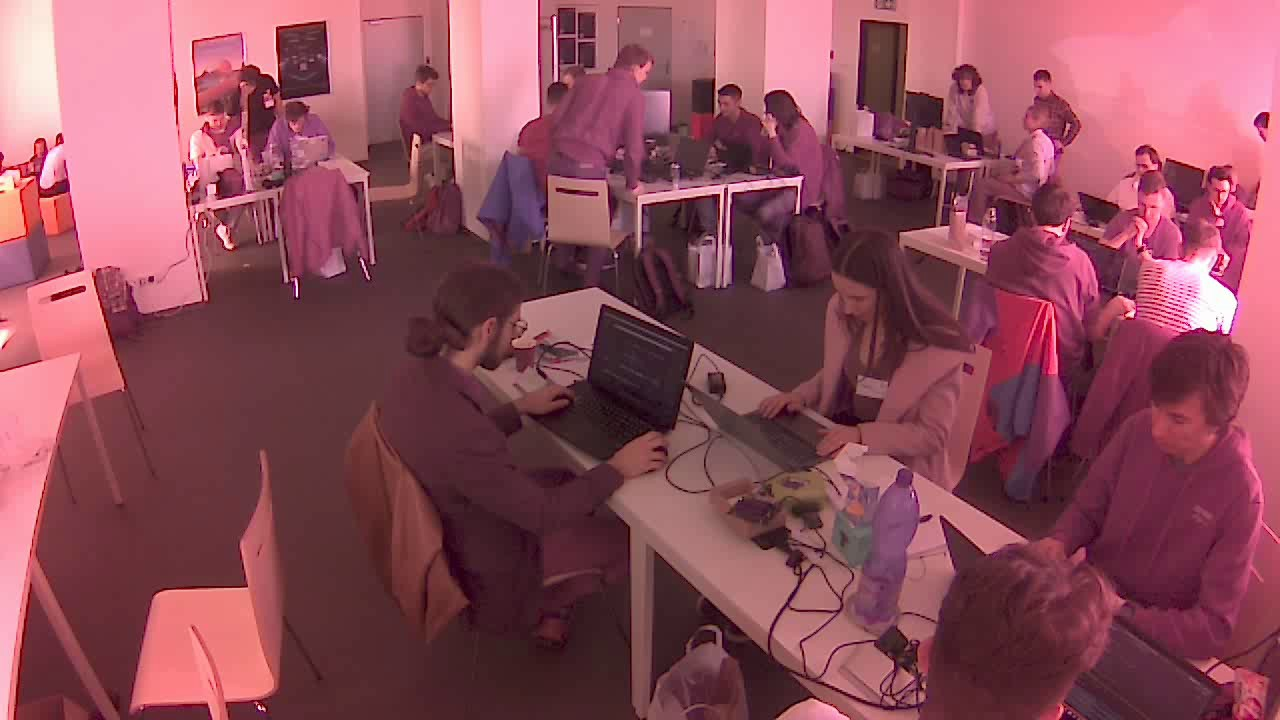
#> input picture photo2.png, 1280 x 720 px
$ python merge_images.py
#> lines starting #> are read from the running program, lines starting #| are printed output that depends on the picture
from PIL import Image

# Load the background and foreground images
photo = Image.open("photo2.png")
#> photo is the input picture: PIL image 1280x720 RGB; mean R, G, B 140.8, 75.5, 88.9
heatmap = Image.open("heatmap.png")
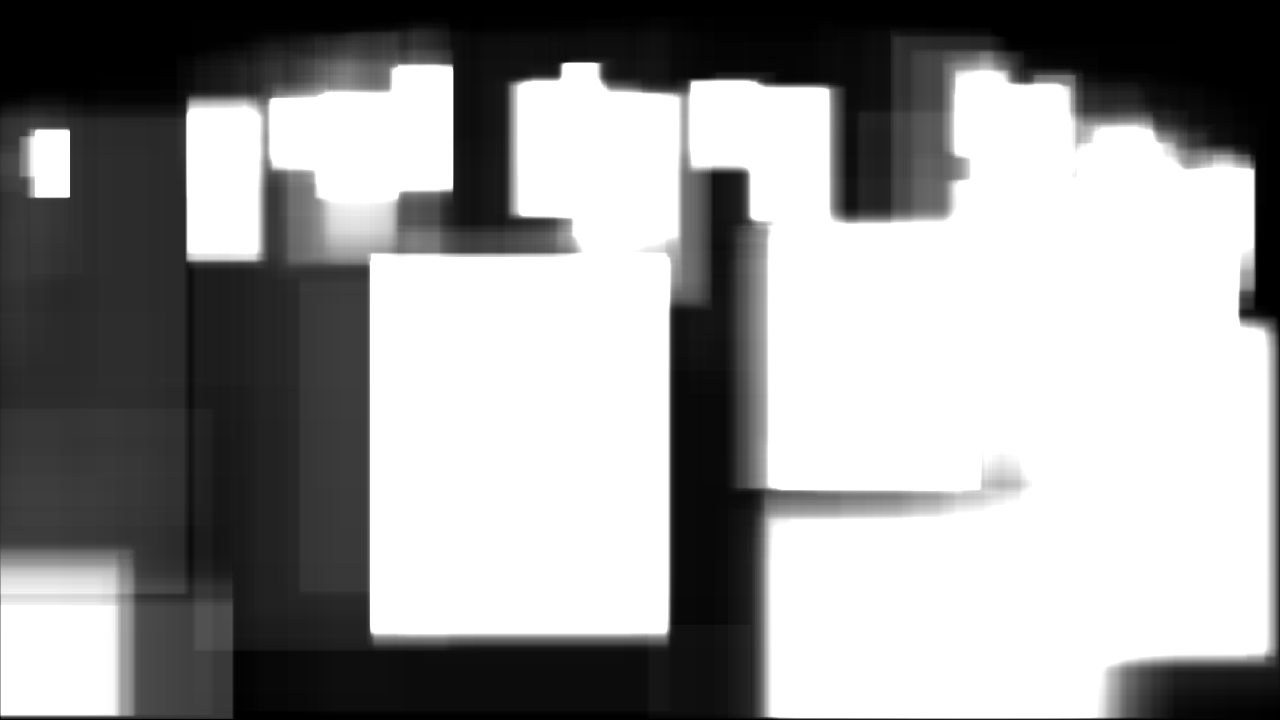
#> input picture heatmap.png, 1280 x 720 px
#> heatmap is the input picture: PIL image 1280x720 L; min 0, max 255, mean 150.9

# Resize the foreground image to match the size of the background image
heatmap = heatmap.resize(photo.size)

# convert the photo to RGBA
photo = photo.convert("RGBA")
#> photo: PIL image 1280x720 RGBA

# convert the heatmap to RGBA
heatmap = heatmap.convert("RGBA")
#> heatmap: PIL image 1280x720 RGBA

# Create a new image with an alpha channel
merged_image = Image.new("RGBA", photo.size)
#> merged_image: PIL image 1280x720 RGBA; every value is 0

# Blend the images using alpha blending
merged_image = Image.blend(photo, heatmap, 0.5)
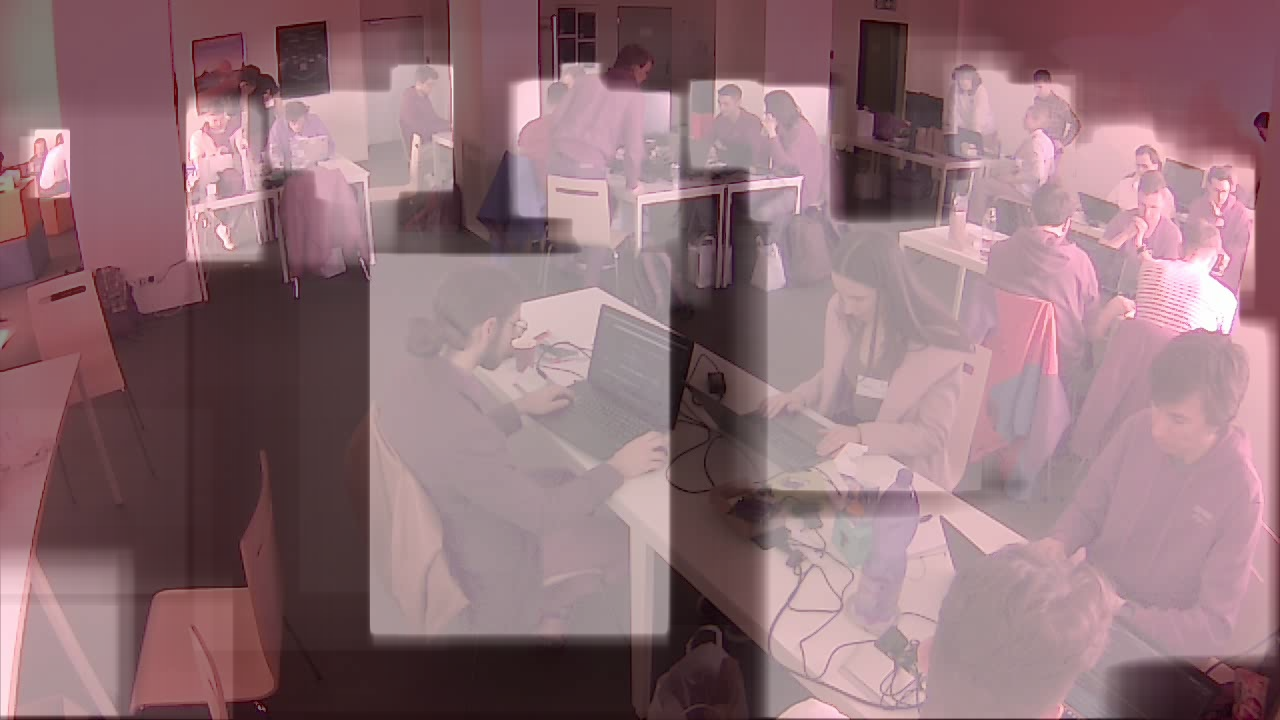
#> merged_image: PIL image 1280x720 RGBA; mean R, G, B, A 145.6, 113, 119.7, 255

# Adjust the transparency of the foreground image
merged_image.putalpha(128)
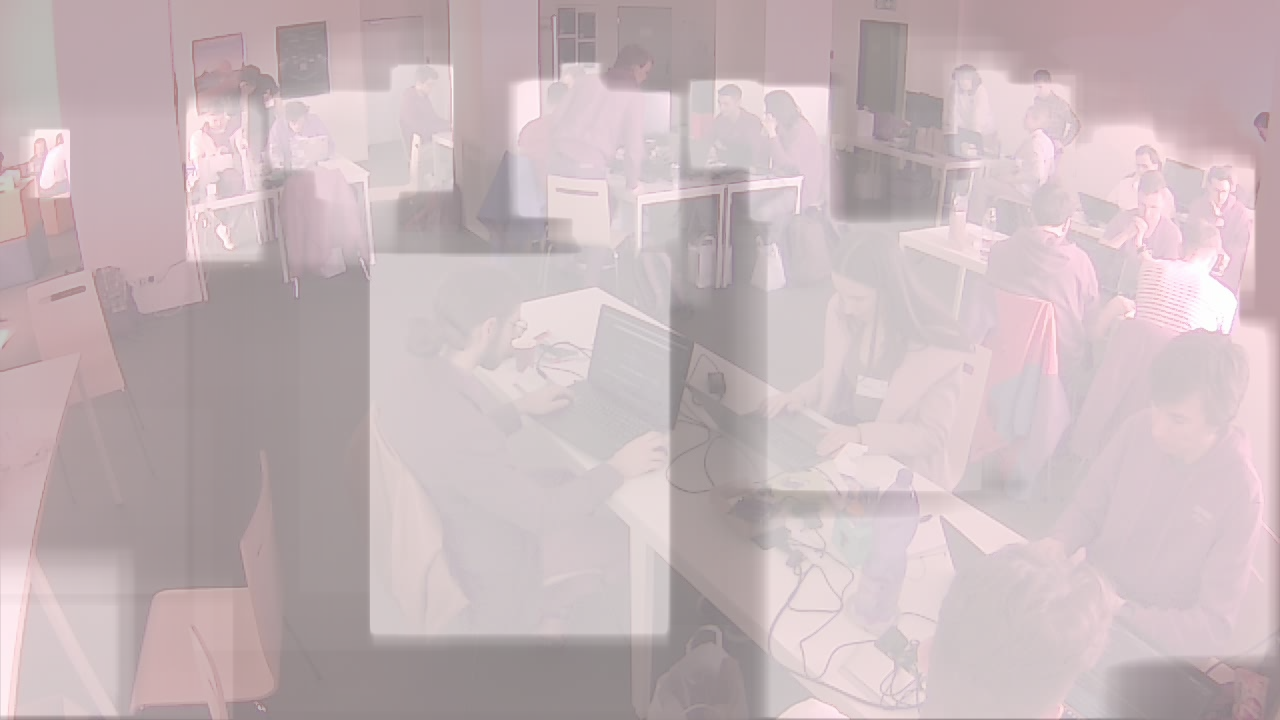
#> merged_image: PIL image 1280x720 RGBA; mean R, G, B, A 145.6, 113, 119.7, 128; transparent parts drawn white

# Save the merged image
merged_image.save("merged_image.png")
